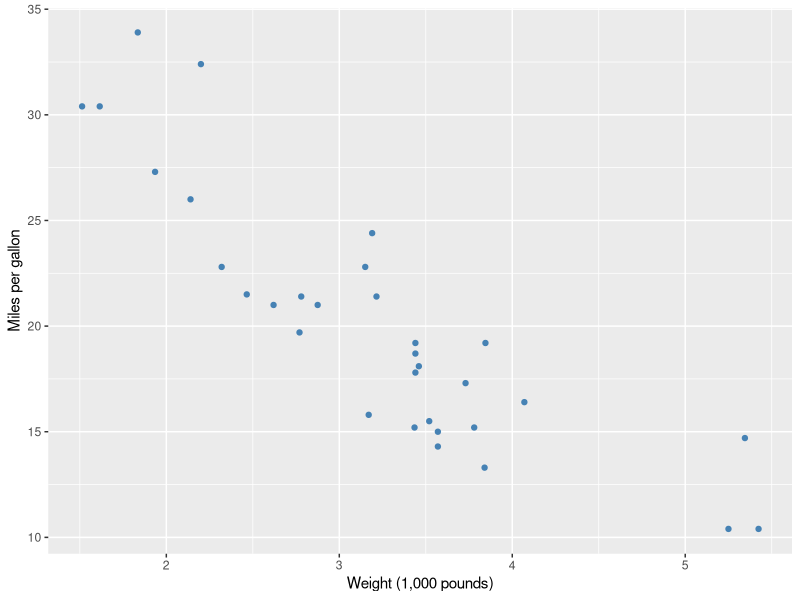

The R script that drew this image:
## ---- chunk 1
library(ggplot2)

ggplot(mtcars, aes(x = wt, y = mpg)) +
  geom_point(color = "steelblue") +
  labs(
    x = "Weight (1,000 pounds)",
    y = "Miles per gallon"
  )
